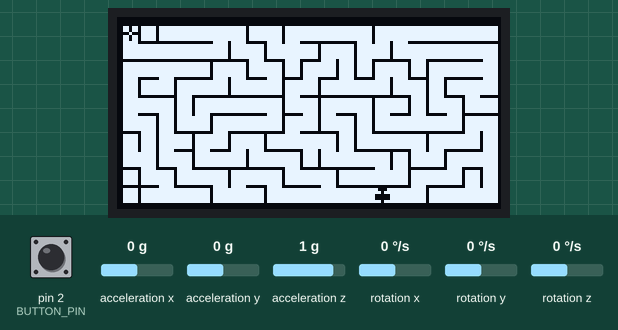
This sketch was run on a simulated Arduino Uno, built with avr-gcc and run on an emulated ATmega328P. Parts: 128×64 one-colour display. The inputs (shaded band) are chosen by the test bench; at power-on: pin 2 (BUTTON_PIN) HIGH, acceleration z 1 g, acceleration y 0 g, acceleration x 0 g, rotation x 0 °/s, rotation y 0 °/s, rotation z 0 °/s. The display library's start-up logo is not drawn; random numbers use the default seed unless the sketch sets one.

Above: at 1.2 s.
1.3 s: pin 2 (BUTTON_PIN) pulled LOW for 0.15 s
At 1.89 s:
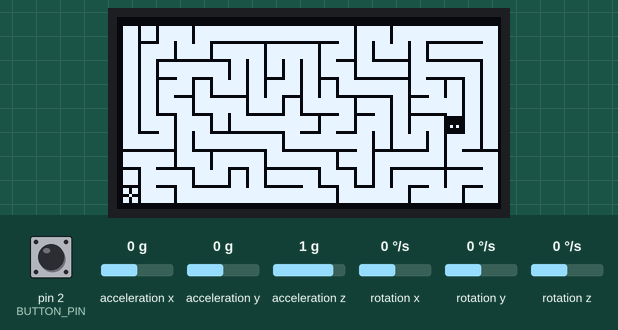
2.0 s: acceleration z set to -0.8 g
At 3.2 s:
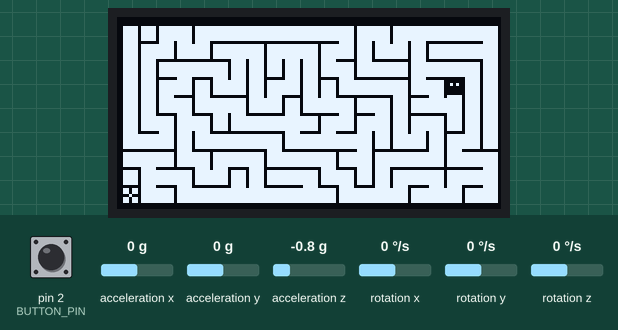
3.5 s: acceleration y set to -1.4 g
5.0 s: pin 2 (BUTTON_PIN) pulled LOW for 1 s
At 6.9 s:
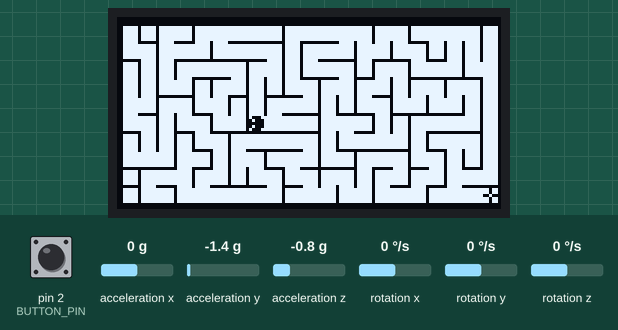
7.6 s: acceleration y set to -0.8 g
At 9.0 s:
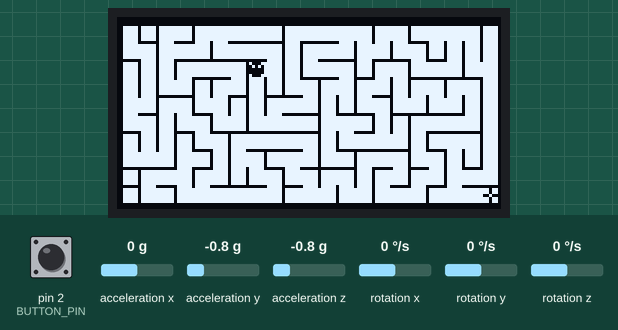
Timing chart, 0 to 10.1 s (numbered marks = the images above; inputs shaded):
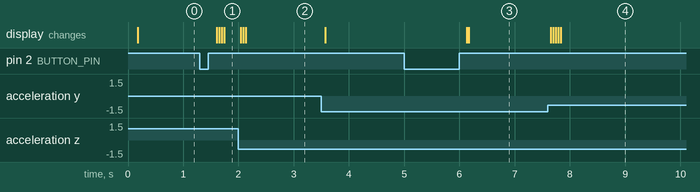

The sketch:

main.ino
```cpp
#include "MazeGame.h"
#include "pins.h"

RboyGame* pGame = NULL;

void setup() {
  pGame = new MazeGame();
  pGame->set_coordiation_direction(CD_DXLYBZ);
  pGame->attach_button(BUTTON_PIN);
  pGame->initialize();
}

void loop() {
  pGame->loop();
}
```

MazeGame.cpp
```cpp
#include "MazeGame.h"

#define W               0b00
#define S               0b01
#define E               0b10
#define N               0b11
#define DC              4

#define OPPOSITE(d)     (((d) + 2) & 0b11)

#define DX(i)           ((((i) >> 1) ^ ((i) & 1)) ? ((i) >> 1) : (int8_t)((i) & 1) - 1)
#define DY(i)           ((((i) >> 1) ^ ((i) & 1)) ? ((i) & 1) : 0 - (int8_t)((i) >> 1))
#define M(m, x, y)      (((m[(x) >> 1][(y) >> 1] >> (((x) & 1) << 1)) >> (((y) & 1) << 2)) & 0b11)
#define MC(m, x, y)     (M(m, x, y) || (M(m, x - 1, y) & E) || (M(m, x, y - 1) & S))
#define MS(m, x, y, v)  m[(x) >> 1][(y) >> 1] |= ((v << (((x) & 1) << 1)) << (((y) & 1) << 2))
#define DIR(v)          ((v) & 0b11) == 0 ? \
                          (1 + 2 + 3 - (((v) >> 2) & 0b11) - (((v) >> 4) & 0b11) - (((v) >> 6) & 0b11)) : \
                          ((v) >> (((v) & 0b11) << 1)) & 0b11
#define INCI(v)         v = (v & 0b11111100) | ((v & 0b11) + 1)


void MazeGame::restart() {
  solver = {(int8_t) (random(MW) * BLOCKW), (int8_t) (random(MH) * BLOCKH)};
  goal.x = solver.x > BLOCKW * (MW >> 1) ? 0 : MW - 1;
  goal.y = solver.y > BLOCKH * (MH >> 1) ? 0 : MH - 1;
  memset(maze, 0, sizeof(maze));
  generate_maze();
  over_dir = 0;
  over_dir |= random(DC) & 0b11;
}

void MazeGame::generate_maze() {
  Point<int8_t> p = {0, 0};
  uint8_t stack[MW * MH];
  size_t index = 0;
  uint8_t v;
  bool init_block = true;
  bool jump_in = false;
  bool jump_out = false;
  do {
    if (init_block) {
      v = 0b11100100;
      for (uint8_t i = DC - 1; i > 0; i--) {
        uint8_t j = random(i + 1);
        uint8_t t = ((v >> (i << 1)) & 0b11) << (j << 1);
        t |= ((v >> (j << 1)) & 0b11) << (i << 1);
        v &= ~((0b11 << (i << 1)) | (0b11 << (j << 1)));
        v |= t;
      }
      v &= 0b11111100;
    }

    do {
      uint8_t dir;
      Point<int8_t> np;
      if (jump_out) {
        dir = OPPOSITE(DIR(v));
        np.x = p.x + DX(dir);
        np.y = p.y + DY(dir);
        p.x = np.x;
        p.y = np.y;
        INCI(v);
        jump_out = false;
      }
      dir = DIR(v);
      np = {(int8_t)(p.x + DX(dir)), (int8_t)(p.y + DY(dir))};
      if (np.x >= 0 && np.x < MW && np.y >= 0 && np.y < MH && !MC(maze, np.x, np.y)) {
        switch (dir) {
        case 0b00:
          MS(maze, p.x - 1, p.y, E);
          break;
        case 0b01:
        case 0b10:
          MS(maze, p.x, p.y, dir);
          break;
        case 0b11:
          MS(maze, p.x, p.y - 1, S);
          break;
        }
        stack[index++] = v;
        p.x = np.x;
        p.y = np.y;
        init_block = true;
        jump_in = true;
        jump_out = false;
        break;
      }
      INCI(v);
      jump_in = false;
      jump_out = false;
    } while ((v & 0b11) != 0);

    if (!jump_in) {
      v = stack[--index];
      jump_out = true;
      init_block = false;
    }

  } while (index != 0);
}

void MazeGame::update(int16_t ax, int16_t ay, unsigned long interval) {
  Point<int8_t> block = {(int8_t)(solver.x / BLOCKW), (int8_t)(solver.y / BLOCKH)};

  int8_t dx = (ax >> 8) * (BLOCKW - 1) / 0x40;
  int8_t dy = (ay >> 8) * (BLOCKH - 1) / 0x40;

  if (abs(dx) > abs(dy)) {
    solver.x += dx;
    dy = 0;
    over_dir &= 0xf0;
    over_dir |= dx > 0 ? E : W;
  } else {
    solver.y += dy;
    dx = 0;
    if (dy != 0) {
      over_dir &= 0xf0;
      over_dir |= dy > 0 ? S : N;
    }
  }

  // moving south
  if (dy > 0 && solver.y > block.y * BLOCKH) {
    if (block.y >= MH - 1) {
      solver.y = block.y * BLOCKH;
    } else if ((M(maze, block.x, block.y) & S) == 0) {
      if ((block.x + 1) * BLOCKW - solver.x <= 2 && (M(maze, block.x + 1, block.y) & S)) {
        solver.x = (block.x + 1) * BLOCKW;
      } else {
        solver.y = block.y * BLOCKH;
      }
    } else if (solver.x > block.x * BLOCKW && (block.y + 1 > MH - 1 || (M(maze, block.x, block.y + 1) & E) == 0 || (M(maze, block.x + 1, block.y) & S) == 0)) {
      if (solver.x - block.x * BLOCKW <= 2) {
        solver.x = block.x * BLOCKW;
      } else if ((block.x + 1) * BLOCKW - solver.x <= 2 && (M(maze, block.x + 1, block.y) & S)) {
        solver.x = (block.x + 1) * BLOCKW;
      } else {
        solver.y = block.y * BLOCKH;
      }
    }
  }
  // moving north
  if (dy < 0 && solver.y < block.y * BLOCKH) {
    if (block.y <= 0 ) {
      solver.y = block.y * BLOCKH;
    } else if ((M(maze, block.x, block.y - 1) & S) == 0) {
      if ((block.x + 1) * BLOCKW - solver.x <= 2 && (M(maze, block.x + 1, block.y - 1) & S)) {
        solver.x = (block.x + 1) * BLOCKW;
      } else {
        solver.y = block.y * BLOCKH;
      }
    } else if (solver.x > block.x * BLOCKW && (block.y - 1 < 0 || (M(maze, block.x, block.y - 1) & E) == 0 || (M(maze, block.x + 1, block.y - 1) & S) == 0)) {
      if (solver.x - block.x * BLOCKW <= 2) {
        solver.x = block.x * BLOCKW;
      } else if ((block.x + 1) * BLOCKW - solver.x <= 2 && (M(maze, block.x + 1, block.y - 1) & S)) {
        solver.x = (block.x + 1) * BLOCKW;
      } else {
        solver.y = block.y * BLOCKH;
      }
    }
  }
  // moving east
  if (dx > 0 && solver.x > block.x * BLOCKW) {
    if (block.x >= MW - 1) {
      solver.x = block.x * BLOCKW;
    } else if ((M(maze, block.x, block.y) & E) == 0) {
      if ((block.y + 1) * BLOCKH - solver.y <= 2 && (M(maze, block.x, block.y + 1) & E)) {
        solver.y = (block.y + 1) * BLOCKH;
      } else {
        solver.x = block.x * BLOCKW;
      }
    } else if (solver.y > block.y * BLOCKH && (block.x + 1 > MW - 1 || (M(maze, block.x + 1, block.y) & S) == 0 || (M(maze, block.x, block.y + 1) & E) == 0)) {
      if (solver.y - block.y * BLOCKH <= 2) {
        solver.y = block.y * BLOCKH;
      } else if ((block.y + 1) * BLOCKH - solver.y <= 2 && (M(maze, block.x, block.y + 1) & E)) {
        solver.y = (block.y + 1) * BLOCKH;
      } else {
        solver.x = block.x * BLOCKW;
      }
    }
  }
  // moving west
  if (dx < 0 && solver.x < block.x * BLOCKW) {
    if (block.x <= 0) {
      solver.x = block.x * BLOCKW;
    } else if ((M(maze, block.x - 1, block.y) & E) == 0) {
      if ((block.y + 1) * BLOCKH - solver.y <= 2 && (M(maze, block.x - 1, block.y + 1) & E)) {
        solver.y = (block.y + 1) * BLOCKH;
      } else {
        solver.x = block.x * BLOCKW;
      }
    } else if (solver.y > block.y * BLOCKH && (block.x - 1 < 0 || (M(maze, block.x - 1, block.y) & S) == 0 || (M(maze, block.x - 1, block.y + 1) & E) == 0)) {
      if (solver.y - block.y * BLOCKH <= 2) {
        solver.y = block.y * BLOCKH;
      } else if ((block.y + 1) * BLOCKH - solver.y <= 2 && (M(maze, block.x - 1, block.y + 1) & E)) {
        solver.y = (block.y + 1) * BLOCKH;
      } else {
        solver.x = block.x * BLOCKW;
      }
    }
  }
}

void MazeGame::draw() {
  draw_maze();
  draw_solver();
  draw_goal();
}

void MazeGame::draw_maze() {
  display.fillRect(lt.x + 1, lt.y + 1, BLOCKW * MW, BLOCKH * MH, WHITE);
  for (uint8_t row = 0; row < MW; row++) {
    for (uint8_t col = 0; col < MH; col++) {
      uint8_t data = M(maze, row, col);
      if (!(data & S)) {
        int x = lt.x + BLOCKW * row;
        int y = lt.y + BLOCKH * col + BLOCKH;
        display.drawLine(x, y, x + BLOCKW, y, BLACK);
      }
      if (!(data & E)) {
        int x = lt.x + BLOCKW * row + BLOCKW;
        int y = lt.y + BLOCKH * col;
        display.drawLine(x, y, x, y + BLOCKH, BLACK);
      }
    }
  }
}

void MazeGame::draw_solver() {
  Point<int8_t> center = {(int8_t)(lt.x + solver.x + (BLOCKW >> 1)), (int8_t)(lt.y + solver.y + (BLOCKH >> 1))};
  int8_t dx = DX(over_dir & 0b11);
  int8_t dy = DY(over_dir & 0b11);

  switch ((goal.x << 8) | goal.y) {
  case 0:
    // another little plane
    display.drawLine(center.x - 2, center.y, center.x + 2, center.y, BLACK);
    display.drawLine(center.x, center.y - 2, center.x, center.y + 2, BLACK);
    display.drawLine(center.x + (dx ? dx : -2), center.y + (dy ? dy : -2), center.x + (dx ? dx : 2), center.y + (dy ? dy : 2), BLACK);
    display.drawLine(
      center.x - (dx == 0 ? 1 : (dx << 1)), center.y - (dy == 0 ? 1 : (dy << 1)),
      center.x + (dx == 0 ? 1 : -(dx << 1)), center.y + (dy == 0 ? 1 : -(dy << 1)),
      BLACK);
    break;
  case ((MW - 1) << 8):
    // little plane
    display.drawLine(center.x - 2, center.y, center.x + 2, center.y, BLACK);
    display.drawLine(center.x, center.y - 2, center.x, center.y + 2, BLACK);
    display.drawLine(
      center.x - (dx == 0 ? 1 : (dx << 1)), center.y - (dy == 0 ? 1 : (dy << 1)),
      center.x + (dx == 0 ? 1 : -(dx << 1)), center.y + (dy == 0 ? 1 : -(dy << 1)),
      BLACK);
    display.fillRect(center.x - 1 + (dx > 0), center.y - 1 + (dy > 0), 3 - abs(dx), 3 - abs(dy), BLACK);
    break;
  case (MH - 1):
    // box with eyes
    display.fillRect(center.x - 2, center.y - 2, 5, 5, BLACK);
    display.drawPixel(center.x + (dx == 0 ? -1 : dx), center.y + (dy == 0 ? -1 : dy), WHITE);
    display.drawPixel(center.x + (dx == 0 ? 1 : dx), center.y + (dy == 0 ? 1 : dy), WHITE);
    break;
  default:
    // mouse
    display.fillRect(center.x - 2, center.y - 2, 5, 5, BLACK);
    display.drawPixel(center.x + (dx * 3), center.y + (dy * 3), BLACK);
    display.drawPixel(center.x - 2, center.y - 2, WHITE);
    display.drawPixel(center.x + 2, center.y - 2, WHITE);
    display.drawPixel(center.x - 2, center.y + 2, WHITE);
    display.drawPixel(center.x + 2, center.y + 2, WHITE);
    display.drawPixel(center.x + (dx == 0 ? -1 : dx), center.y + (dy == 0 ? -1 : dy), WHITE);
    display.drawPixel(center.x + (dx == 0 ? 1 : dx), center.y + (dy == 0 ? 1 : dy), WHITE);
    break;
  }
}

void MazeGame::draw_goal() {
  Point<int8_t> center = {(int8_t)(lt.x + goal.x * BLOCKW + (BLOCKW >> 1)), (int8_t)(lt.y + goal.y * BLOCKH + (BLOCKH >> 1))};

  display.drawLine(center.x - 2, center.y, center.x + 2, center.y, BLACK);
  display.drawLine(center.x, center.y - 2, center.x, center.y + 2, BLACK);
  display.drawPixel(center.x, center.y, WHITE);
}

void MazeGame::post_init() {
  randomSeed(analogRead(0));
  over_dir |= 0x10;
}

void MazeGame::handle_button() {
  over_dir |= 0x10;
}

void MazeGame::draw_frame(int16_t ax, int16_t ay, int16_t az, int16_t gx, int16_t gy, int16_t gz, unsigned long interval) {
  if (over_dir & 0x10) {
    restart();
  } else {
    update(-ax, ay, interval);
  }
  draw();
  if ((solver.x / BLOCKW == goal.x) && (solver.y / BLOCKH == goal.y)) {
    over_dir |= 0x10;
  }
}
```

MazeGame.h
```cpp
#ifndef __MAZE_GAME_H
#define __MAZE_GAME_H

#include "RboyGame.h"
#include "Shapes.h"

#define BLOCKW    6
#define BLOCKH    6

#define MW        (LCDW / BLOCKW)
#define MH        (LCDH / BLOCKH)

class MazeGame : public RboyGame {
private:
  uint8_t maze[(MW + 1) >> 1][(MH + 1) >> 1];
  Point<int8_t> lt = {(LCDW % BLOCKW) >> 1, (LCDH % BLOCKH) >> 1};
  Point<int8_t> solver;
  Point<int8_t> goal;
  uint8_t over_dir;

  void restart();
  void generate_maze();
  void update(int16_t ax, int16_t ay, unsigned long interval);
  void draw();
  void draw_maze();
  void draw_solver();
  void draw_goal();

protected:
  void post_init();
  void handle_button();
  void draw_frame(int16_t ax, int16_t ay, int16_t az, int16_t gx, int16_t gy, int16_t gz, unsigned long interval);
};

#endif
```

pins.h
```cpp
#ifndef __PINS_H
#define __PINS_H

#define BUTTON_PIN  2

#endif
```

Measured:
- after the input at 1.3 s, the display: first changes after 0.31 s (image 1 shows a later state)
- after the input at 2.0 s, the display: first changes at once (image 2 shows a later state)
- after the input at 5.0 s, the display: first changes after 1.1 s (image 3 shows a later state)
- after the input at 7.6 s, the display: first changes after 0.05 s (image 4 shows a later state)
